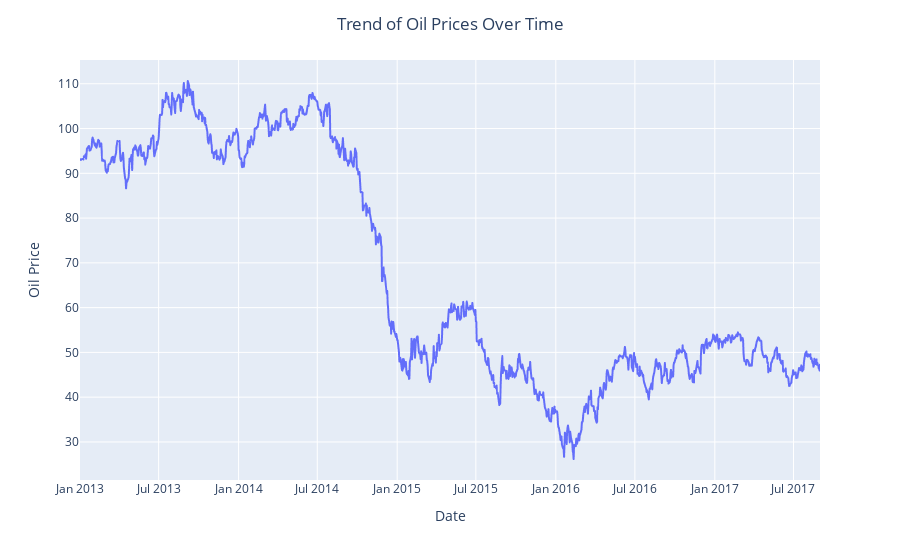

The notebook cell this image was saved under:
### Markdown cell above
## **Trend of Daily Crude oil Prices Over Time**

### Code cell
# Visualizing the 'dcoilwtico' column to confirm if the trend is consistent.
fig = px.line(df_oil, x='date', y='dcoilwtico')
fig.update_layout(title='Trend of Oil Prices Over Time', title_x=0.5, xaxis_title='Date', yaxis_title='Oil Price')
fig.show()

### Figure 1 — Plotly figure (JSON) as saved in the notebook; plotly's stock layout.template omitted (floating-point values rounded to 4 significant figures; data arrays with more than 128 entries replaced by an {"elided": "..."} marker saying what was removed)
{"data": [{"hovertemplate": "date=%{x}<br>dcoilwtico=%{y}<extra></extra>", "legendgroup": "", "line": {"color": "#636efa", "dash": "solid"}, "marker": {"symbol": "circle"}, "mode": "lines", "name": "", "showlegend": false, "type": "scattergl", "x": {"elided": "1218 str values"}, "xaxis": "x", "y": {"elided": "1218 float values"}, "yaxis": "y"}], "layout": {"legend": {"tracegroupgap": 0}, "margin": {"t": 60}, "title": {"text": "Trend of Oil Prices Over Time", "x": 0.5}, "xaxis": {"anchor": "y", "domain": [0, 1], "title": {"text": "Date"}}, "yaxis": {"anchor": "x", "domain": [0, 1], "title": {"text": "Oil Price"}}}}
